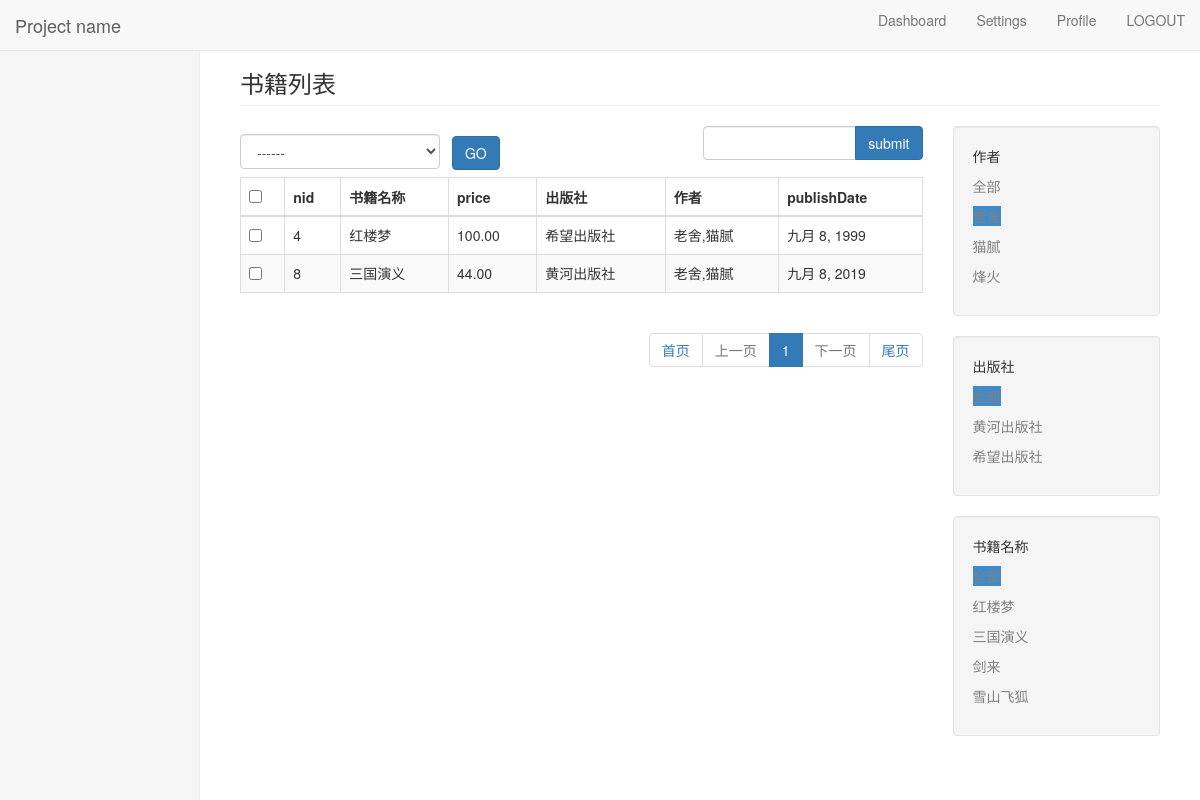
Page /stark/app02/book/?authors=1 (signed in) on the committed database.
### app02/models.py (models this page shows, shortened)
class Publish(models.Model):
    nid = models.AutoField(primary_key=True)
    name = models.CharField(max_length=32)
    city = models.CharField(max_length=32)
    email = models.EmailField()
    def __str__(self):
        return self.name

class Book(models.Model):
    nid = models.AutoField(primary_key=True)
    title = models.CharField(max_length=32, verbose_name='书籍名称')
    publishDate = models.DateField()
    price = models.DecimalField(max_digits=5, decimal_places=2)
    publish = models.ForeignKey(to="Publish", to_field="nid", on_delete=models.CASCADE, verbose_name='出版社')
    authors = models.ManyToManyField(to='Author', verbose_name='作者')
    class Meta:
        verbose_name='书籍列表'

### stark/service/stark.py (the view, shortened to what this page needs)
    def list_view(self, request):
        search_connection = self.get_search_condition(request)
        filter_condition = self.get_filter_condition(request)
        data_list = self.model.objects.all().filter(search_connection).filter(filter_condition)
        show_list = ShowList(self, data_list, request)
        add_url = self.get_add_url()
        models_name = self.model._meta.model_name.upper()
        return render(request, "list_view.html", locals())

### app02/models.py (called while the page is built)
    def __str__(self):
        return self.name

### app02/stark.py (called while the page is built)
    def title(self, obj=None, header=False):
        if header:
            return '书籍名称'
        else:
            return  obj.title

### rbac/service/rbac.py (called while the page is built, shortened)
    def process_request(self, request):
        current_path = request.path_info
        valid_url_list = ['/login/', '/logout/', '/reg/', '/admin/.*']
        for valid_url in valid_url_list:
            ret = re.match(valid_url, current_path)
            if ret:
                return None
        user_id = request.session.get('user_id', None)
        user_name = request.session.get('user_name', None)
        if not user_id:
            _url = '/login/?path=%s' % (request.path_info)
            return redirect(_url)
        permission_dict = request.session.get('permission_dict', {})
        print('==============')
        print(permission_dict)
        flag = False
        if user_name == 'admin':
            request.actions = []
            return None
        if not flag:
            return HttpResponse("没有访问权限")

### rbac/templatetags/my_tags.py (called while the page is built)
@register.inclusion_tag('rbac/menu.html')
def get_menu(request):
    menu_permission_list = request.session.get("menu_permission_list")
    print(menu_permission_list)
    print(request.path)
    return {"menu_permission_list": menu_permission_list,"request_path":request.path}

### stark/service/stark.py (called while the page is built)
    def get_header(self):
        head_list = []
        _list_display = self.config.new_list_play(self.request)
        for field in self.config.new_list_play(self.request):
            if callable(field):
                val = field(self, header=True)
                head_list.append(val)
            else:
                if field == "__str__":
                    head_list.append(self.config.model._meta.model_name.upper())
                else:
                    val = self.config.model._meta.get_field(field).verbose_name
                    head_list.append(val)
        return head_list

    def get_action_list(self):
        temp = []
        for action in self.actions:
            temp.append(
                {
                    'name': action.__name__,
                    'desc': action.short_description
                }
            )
        return temp

    def get_model_name(self):
        return self.config.model._meta.verbose_name

    def new_actions(self):
        temp = []
        temp.append(ModelStark.patch_delete)
        temp.extend(self.actions)
        return temp

### stark/utils/page.py (called while the page is built)
    @property
    def start(self):
        return (self.current_page - 1) * self.per_page_num

### stark/templates/list_view.html (shortened to what this page needs)
{% extends 'base.html' %}
{% block content %}
    <div class="col-md-9 ">
        {% if show_list.config.search_fields %}
            <form action="" method="get" class="pull-right">
                <div class="input-group" style="width: 220px">
                    <input type="text" class="form-control" name="q" value="{{ show_list.config.keyword }}">
                    <span class="input-group-btn">
                        <button class="btn btn-primary">submit</button>
                            </span>
                </div>
            </form>
        {% endif %}
        <form action="" method="post">
            <select name="action" id="" class="form-control"
                    style="display:inline-block;width: 200px;margin: 8px 8px 8px 0px;height: 35px;vertical-align: -2px">
                <option value="">------</option>
            </select>
            <button type="submit" class="btn btn-primary">GO</button>
            <table class="table table-bordered table-striped">
                <thead>
                <tr>
                    {% for item in show_list.get_header %}
                        <th>{{ item }}</th>
                    {% endfor %}
                </tr>
                </thead>
                <tbody>
                <tr>
                    {% for data in show_list.get_body %}
                        <tr>
                            {% for item in data %}
                                <td>{{ item }}</td>
                            {% endfor %}
                        </tr>
                    {% endfor %}
                </tr>
                </tbody>
            </table>
            <nav>
                <ul class="pagination  pull-right">
                    {{ show_list.pagination.page_html|safe }}
                </ul>
            </nav>
        </form>
    </div>
    <div class="col-md-3">
        <div class="filter">
            {% for filter_field, linktags in show_list.get_filter_linktags.items %}
                <div class="well">
                    <p>{{ filter_field.upper }}</p>
                    {% for link in linktags %}
                        <p>{{ link|safe }}</p>
                    {% endfor %}
                </div>
            {% endfor %}
        </div>
    </div>
{% endblock %}

### stark/static/css/base.css (style rules this page uses)
.active { background-color: #428bca; }

### stark/templates/list_view.html (style rules this page uses)
.filter a { text-decoration: none; color: grey; }

### rows in the picture
Publish: data "4" "老舍,猫腻", name "希望出版社"
Book: data "红楼梦" "100.00" "九月 8, 1999"
Publish: data "8" "老舍,猫腻", name "黄河出版社"
Book: data "三国演义" "44.00" "九月 8, 2019"

### other values in the picture
{{ show_list.get_model_name }} "书籍列表"
{{ item }} "nid" "书籍名称" "price" "出版社" "作者" "publishDate"
{{ show_list.pagination.page_html|safe }} "首页 上一页 1 下一页 尾页"
{{ filter_field.upper }} "作者" "出版社" "书籍名称"
{{ link|safe }} "全部" "老舍" "猫腻" "烽火" "全部" "黄河出版社" "希望出版社" "全部" "红楼梦" "三国演义" "剑来" "雪山飞狐"
